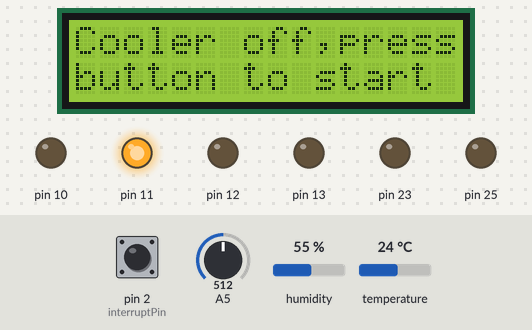
The sketch below on a simulated Arduino Mega 2560, built with avr-gcc and run on an emulated ATmega2560. On the bench: 16×2 character LCD, output pins drawn as LEDs (lit = HIGH). The test bench sets the inputs (shaded band); at power-on: pin 2 (interruptPin) HIGH, A5 = 512, humidity 55 %, temperature 24 °C. The local clock reads 2024-03-15 10:24:30 at power-on unless the sketch sets it; pins used as bus, display or sensor lines are not drawn; what the sketch prints to the serial monitor is not drawn.

Above: at 1.2 s.
1.3 s: pin 2 (interruptPin) pulled LOW for 0.15 s
At 1.8 s:
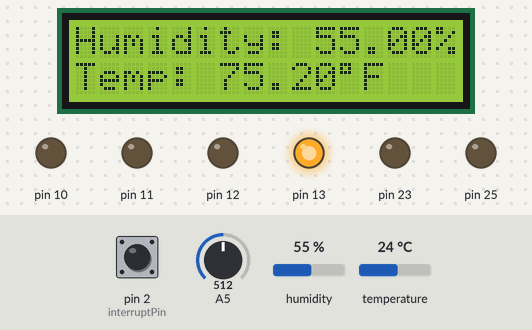
2.9 s: A5 set to 128
9.0 s: A5 set to 107
At 9.9 s:
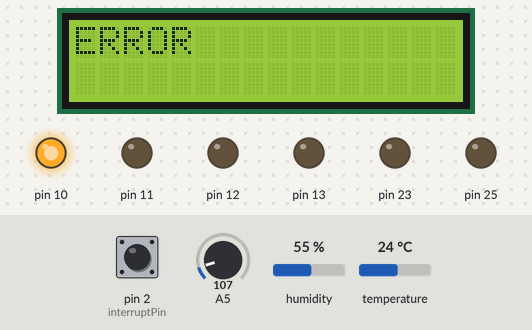
10.5 s: pin 2 (interruptPin) pulled LOW for 0.15 s
At 11.3 s:
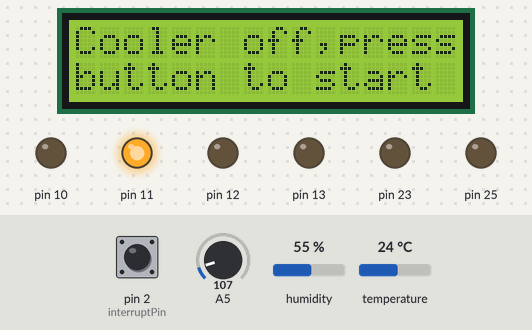
16.7 s: pin 2 (interruptPin) pulled LOW for 1 s
At 18.9 s:
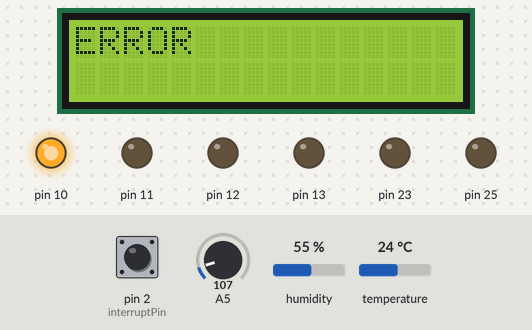
23.8 s: pin 2 (interruptPin) pulsed LOW 2 times (0.12 s each, 0.3 s apart)
At 24.1 s:
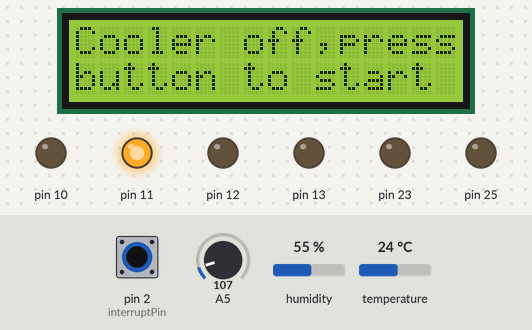
Timing chart, 0 to 26.8 s (numbered marks = the images above; inputs shaded):
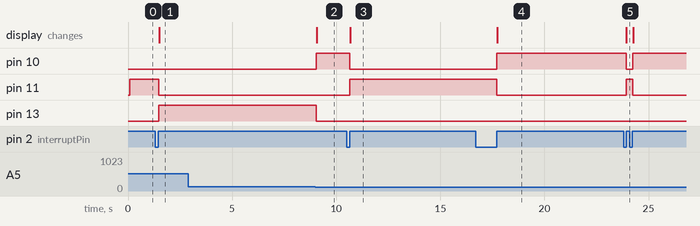

Measured:
- the behaviour switches between 120 and 119 on A5 (found by bisection; images 1 and 2)
- after the input at 1.3 s, pin 11: HIGH → LOW after 0.19 s; pin 13: LOW → HIGH after 0.19 s; the display: changes after 0.20 s (image 1)
- after the input at 2.9 s, every drawn part: stays the same
- after the input at 9.0 s, pin 10: LOW → HIGH at once; pin 13: HIGH → LOW at once; the display: changes after 0.06 s (image 2)
- after the input at 10.5 s, pin 10: HIGH → LOW after 0.16 s; pin 11: LOW → HIGH after 0.16 s; the display: changes after 0.17 s (image 3)
- after the input at 16.7 s, pin 10: LOW → HIGH after 1.0 s; pin 11: HIGH → LOW after 1.0 s; the display: changes after 1.0 s (image 4)
- after the input at 23.8 s, pin 10: HIGH → LOW after 0.13 s, → HIGH 0.32 s later; pin 11: LOW → HIGH after 0.13 s, → LOW 0.32 s later; the display: changes after 0.13 s (image 5)

The sketch:

CPE_FINALPROJ.ino
```cpp
// Seth Begonia
// CPE 301 Final Project
// April 11 2024

#define RDA 0x80
#define TBE 0x20

// DHT Library
#include <DHT.h>
#include <DHT_U.h>
#define DHT11_PIN 44
DHT dht11(DHT11_PIN, DHT11);

// Real Time Clock Library
#include <RTClib.h>
RTC_DS1307 rtc;

// LCD Library
#include <LiquidCrystal.h>
const int RS = 52, EN = 53, D4 = 50, D5 = 51, D6 = 48, D7 = 49;
LiquidCrystal lcd(RS, EN, D4, D5, D6, D7);

// Interrupt code
const byte interruptPin = 2;
volatile byte state = LOW;

// Water sensor start
int value = 0;

// Timer stuff
volatile unsigned char *myTCCR1A = (unsigned char *) 0x80;
volatile unsigned char *myTCCR1B = (unsigned char *) 0x81;
volatile unsigned char *myTCCR1C = (unsigned char *) 0x82;
volatile unsigned char *myTIMSK1 = (unsigned char *) 0x6F;
volatile unsigned int  *myTCNT1  = (unsigned  int *) 0x84;
volatile unsigned char *myTIFR1 =  (unsigned char *) 0x36;

// ADC Stuff
volatile unsigned char *myUCSR0A = (unsigned char *)0x00C0;
volatile unsigned char *myUCSR0B = (unsigned char *)0x00C1;
volatile unsigned char *myUCSR0C = (unsigned char *)0x00C2;
volatile unsigned int  *myUBRR0  = (unsigned int *) 0x00C4;
volatile unsigned char *myUDR0   = (unsigned char *)0x00C6;

volatile unsigned char* my_ADMUX = (unsigned char*) 0x7C;
volatile unsigned char* my_ADCSRB = (unsigned char*) 0x7B;
volatile unsigned char* my_ADCSRA = (unsigned char*) 0x7A;
volatile unsigned int* my_ADC_DATA = (unsigned int*) 0x78;
// ADC Stuff

// A IS THE OUTPUTS
volatile unsigned char* port_a = (unsigned char*) 0x22;
volatile unsigned char* ddr_a = (unsigned char*) 0x21;
volatile unsigned char* pin_a = (unsigned char*) 0x20;

// B IS THE OUTPUTS
volatile unsigned char* port_b = (unsigned char*) 0x25;
volatile unsigned char* ddr_b = (unsigned char*) 0x24;
volatile unsigned char* pin_b = (unsigned char*) 0x23;


// H IS THE OUTPUTS
volatile unsigned char* port_h = (unsigned char*) 0x102;
volatile unsigned char* ddr_h = (unsigned char*) 0x101;
volatile unsigned char* pin_h = (unsigned char*) 0x100;


// RTC CODE
char daysOfTheWeek[7][12] = {
  "Sunday",
  "Monday",
  "Tuesday",
  "Wednesday",
  "Thursday",
  "Friday",
  "Saturday"
};

void setup() {

Serial.begin(9600);

  adc_init(); // INITIALIZE THE ADC!!!!!

  // RTC CODE
  if (! rtc.begin()) {
    Serial.println("Couldn't find RTC");
    Serial.flush();
    while (1);
  }

  rtc.adjust(DateTime(F(__DATE__), F(__TIME__)));
  // RTC CODE

  // DHT CODE
  dht11.begin();

  // LCD SETUP
  lcd.begin(16, 2);

// LED setup
// pinMode(10, OUTPUT); PB4
// Red LED
*ddr_b |= 0x01 << 4;

// pinMode(11, OUTPUT); PB5
// Yellow LED
*ddr_b |= 0x01 << 5;

// pinMode(12, OUTPUT); PB6
// Blue LED
*ddr_b |= 0x01 << 6;

// pinMode(13, OUTPUT); PB7
// Green LED
*ddr_b |= 0x01 << 7;
// LED setup

// Water Level sensor
// pinMode(POWER_PIN, OUTPUT); configure D7 pin as an OUTPUT
  *ddr_h |= 0x01 << 4;

// digitalWrite(POWER_PIN, LOW); // turn the sensor OFF
  write_PH(4, 0);
// Water Level sensor

// Fan setup
  // pinMode(23, OUTPUT);
  *ddr_a |= 0x01 << 1;

  //pinMode(25, OUTPUT);
  *ddr_a |= 0x01 << 3;
// Fan setup

// Interrupt setup
pinMode(interruptPin, INPUT_PULLUP);
attachInterrupt(digitalPinToInterrupt(interruptPin), blink, RISING);

}

void loop() {

  my_delay(1000);

  // DHT sensor readings
  float humi  = dht11.readHumidity();
  float tempF = dht11.readTemperature(true);

  // Take water sensor reading from function into variable
  int water = wlRead();

  // Check time funtion
  rtClock();

  // Idle state when interrupt is pressed
  if(state == HIGH){

      // Check temp and water sensor, if thresholds are met, continue idle state
      if(tempF < 76 && water > 120){
        gLED();
        lcd.clear();
        lcd.setCursor(0,0);
        lcd.print("Humidity: ");
        lcd.print(humi);
        lcd.print("%");
        lcd.setCursor(0,1);
        lcd.print("Temp: ");
        lcd.print(tempF);
        lcd.print((char)223);
        lcd.print("F");
        my_delay(500);

      // When temp threshold is not met but water is met, then fan until it is lowered
      }else if(tempF > 76 && water > 120){
        bLED();
        lcd.clear();
        lcd.setCursor(0,0);
        lcd.print("Humidity: ");
        lcd.print(humi);
        lcd.print("%");
        lcd.setCursor(0,1);
        lcd.print("Temp: ");
        lcd.print(tempF);
        lcd.print((char)223);
        lcd.print("F");
        Serial.println("Fan is On");
        write_PA(1, 0);
        write_PA(3, 1);
        my_delay(500);

      // When water is too low, error on LCD, "Water level too low" on serial monitor and press reset button to go back to idle
      }else if(water < 120){
        rLED();
        lcd.clear();
        lcd.setCursor(0,0);
        lcd.print("ERROR ");
        Serial.println("Water level too low");
        my_delay(1000);
      }

  // Disabled state
  }else if(state == LOW){

    	yLED();

      lcd.clear();
      lcd.setCursor(0,0);
      lcd.print("Cooler off,press");
      lcd.setCursor(0,1);
      lcd.print("button to start");

  }

}

void gLED(){
  write_PB(7, 1);
  write_PB(6, 0);
  write_PB(5, 0);
  write_PB(4, 0);
}

void bLED(){
  write_PB(7, 0);
  write_PB(6, 1);
  write_PB(5, 0);
  write_PB(4, 0);
}

void yLED(){
  write_PB(7, 0);
  write_PB(6, 0);
  write_PB(5, 1);
  write_PB(4, 0);
}

void rLED(){
  write_PB(7, 0);
  write_PB(6, 0);
  write_PB(5, 0);
  write_PB(4, 1);
}

void rtClock(){
  DateTime now = rtc.now();
  Serial.print("Date & Time: ");
  Serial.print(now.year(), DEC);
  Serial.print('/');
  Serial.print(now.month(), DEC);
  Serial.print('/');
  Serial.print(now.day(), DEC);
  Serial.print(" (");
  Serial.print(daysOfTheWeek[now.dayOfTheWeek()]);
  Serial.print(") ");
  Serial.print(now.hour(), DEC);
  Serial.print(':');
  Serial.print(now.minute(), DEC);
  Serial.print(':');
  Serial.println(now.second(), DEC);
}

void blink() {
  state = !state;
}

// Water level reading
int wlRead(){
    // digitalWrite(POWER_PIN, HIGH);  // turn the sensor ON
  write_PH(4, 1);

  my_delay(10);                      // wait 10 milliseconds

  value = adc_read(5); // read the analog value from sensor

  // digitalWrite(POWER_PIN, LOW); // turn the sensor OFF
  write_PH(4, 0);

  return value;
}

void write_PA(unsigned char pin_num, unsigned char state){
  if(state == 0)
    {
      *port_a &= ~(0x01 << pin_num);
    }
    else
    {
      *port_a |= 0x01 << pin_num;
    }
}

void write_PB(unsigned char pin_num, unsigned char state){
  if(state == 0)
    {
      *port_b &= ~(0x01 << pin_num);
    }
    else
    {
      *port_b |= 0x01 << pin_num;
    }
}

void write_PH(unsigned char pin_num, unsigned char state){
  if(state == 0)
    {
      *port_h &= ~(0x01 << pin_num);
    }
    else
    {
      *port_h |= 0x01 << pin_num;
    }
}

// Given timer function
void my_delay(unsigned int freq)
{
  // calc period
  double period = 1.0/double(freq);
  // 50% duty cycle
  double half_period = period/ 2.0f;
  // clock period def
  double clk_period = 0.0000000625;
  // calc ticks
  unsigned int ticks = half_period / clk_period;
  // stop the timer
  *myTCCR1B &= 0xF8;
  // set the counts
  *myTCNT1 = (unsigned int) (65536 - ticks);
  // start the timer
  * myTCCR1A = 0x0;
  * myTCCR1B |= 0b00000001;
  // wait for overflow
  while((*myTIFR1 & 0x01)==0); // 0b 0000 0000
  // stop the timer
  *myTCCR1B &= 0xF8;   // 0b 0000 0000
  // reset TOV
  *myTIFR1 |= 0x01;
}

void adc_init()
{
  // setup the A register
  *my_ADCSRA |= 0b10000000; // set bit   7 to 1 to enable the ADC
  *my_ADCSRA &= 0b11011111; // clear bit 6 to 0 to disable the ADC trigger mode
  *my_ADCSRA &= 0b11110111; // clear bit 5 to 0 to disable the ADC interrupt
  *my_ADCSRA &= 0b11111000; // clear bit 0-2 to 0 to set prescaler selection to slow reading
  // setup the B register
  *my_ADCSRB &= 0b11110111; // clear bit 3 to 0 to reset the channel and gain bits
  *my_ADCSRB &= 0b11111000; // clear bit 2-0 to 0 to set free running mode
  // setup the MUX Register
  *my_ADMUX  &= 0b01111111; // clear bit 7 to 0 for AVCC analog reference
  *my_ADMUX  |= 0b01000000; // set bit   6 to 1 for AVCC analog reference
  *my_ADMUX  &= 0b11011111; // clear bit 5 to 0 for right adjust result
  *my_ADMUX  &= 0b11100000; // clear bit 4-0 to 0 to reset the channel and gain bits
}

unsigned int adc_read(unsigned char adc_channel_num)
{
  // clear the channel selection bits (MUX 4:0)
  *my_ADMUX  &= 0b11100000;
  // clear the channel selection bits (MUX 5)
  *my_ADCSRB &= 0b11110111;
  // set the channel number
  if(adc_channel_num > 7)
  {
    // set the channel selection bits, but remove the most significant bit (bit 3)
    adc_channel_num -= 8;
    // set MUX bit 5
    *my_ADCSRB |= 0b00001000;
  }
  // set the channel selection bits
  *my_ADMUX  += adc_channel_num;
  // set bit 6 of ADCSRA to 1 to start a conversion
  *my_ADCSRA |= 0x40;
  // wait for the conversion to complete
  while((*my_ADCSRA & 0x40) != 0);
  // return the result in the ADC data register
  return *my_ADC_DATA;
}

void U0init(int U0baud)
{
 unsigned long FCPU = 16000000;
 unsigned int tbaud;
 tbaud = (FCPU / 16 / U0baud - 1);
 // Same as (FCPU / (16 * U0baud)) - 1;
 *myUCSR0A = 0x20;
 *myUCSR0B = 0x18;
 *myUCSR0C = 0x06;
 *myUBRR0  = tbaud;
}
unsigned char U0kbhit()
{
  return *myUCSR0A & RDA;
}
unsigned char U0getchar()
{
  return *myUDR0;
}
void U0putchar(unsigned char U0pdata)
{
  while((*myUCSR0A & TBE)==0);
  *myUDR0 = U0pdata;
}
```
